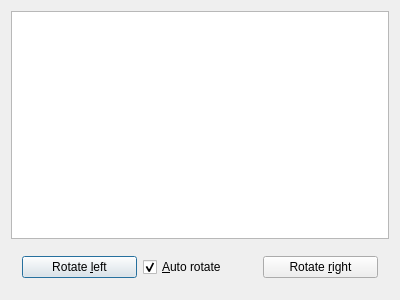
<?xml version="1.0" encoding="UTF-8"?>
<ui version="4.0">
 <class>DialogMain</class>
 <widget class="QDialog" name="DialogMain">
  <property name="geometry">
   <rect>
    <x>0</x>
    <y>0</y>
    <width>400</width>
    <height>300</height>
   </rect>
  </property>
  <property name="windowTitle">
   <string>CppQtExample19</string>
  </property>
  <property name="windowIcon">
   <iconset resource="resources.qrc">
    <normaloff>:/images/R.png</normaloff>:/images/R.png</iconset>
  </property>
  <layout class="QVBoxLayout" name="verticalLayout">
   <item>
    <widget class="QGraphicsView" name="graphicsView">
     <property name="interactive">
      <bool>false</bool>
     </property>
    </widget>
   </item>
   <item>
    <widget class="QWidget" name="widget" native="true">
     <layout class="QHBoxLayout" name="horizontalLayout">
      <item>
       <widget class="QPushButton" name="button_left">
        <property name="focusPolicy">
         <enum>Qt::StrongFocus</enum>
        </property>
        <property name="text">
         <string>Rotate &amp;left</string>
        </property>
       </widget>
      </item>
      <item>
       <widget class="QCheckBox" name="check_auto_rotate">
        <property name="focusPolicy">
         <enum>Qt::StrongFocus</enum>
        </property>
        <property name="text">
         <string>&amp;Auto rotate</string>
        </property>
        <property name="checked">
         <bool>true</bool>
        </property>
       </widget>
      </item>
      <item>
       <widget class="QPushButton" name="button_right">
        <property name="focusPolicy">
         <enum>Qt::StrongFocus</enum>
        </property>
        <property name="text">
         <string>Rotate &amp;right</string>
        </property>
       </widget>
      </item>
     </layout>
    </widget>
   </item>
  </layout>
 </widget>
 <layoutdefault spacing="6" margin="11"/>
 <resources>
  <include location="resources.qrc"/>
 </resources>
 <connections/>
</ui>
